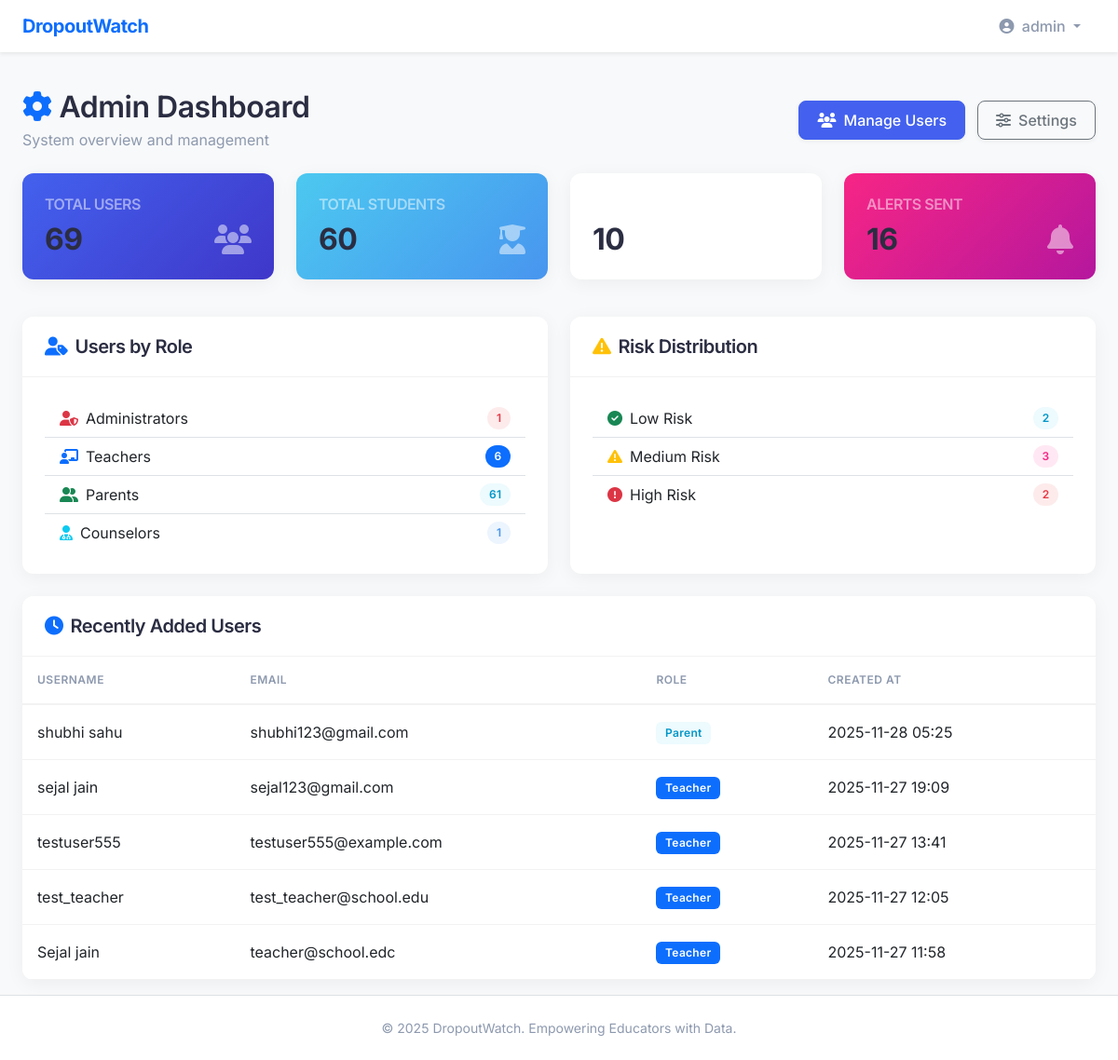
The page /admin/dashboard (signed in) on the database its author committed.
### app/models.py (models this page shows, shortened)
class User(UserMixin, db.Model):
    __tablename__ = 'users'
    id = db.Column(db.Integer, primary_key=True)
    username = db.Column(db.String(80), unique=True, nullable=False)
    email = db.Column(db.String(120), unique=True, nullable=False)
    password_hash = db.Column(db.String(128), nullable=False)
    role = db.Column(db.String(20), nullable=False)  # teacher, parent, counselor, admin
    created_at = db.Column(db.DateTime, default=datetime.utcnow)
    counseling_notes = db.relationship('CounselingNote', backref='counselor', lazy=True)

### app/admin.py (the view)
@admin_bp.route('/dashboard')
@login_required
@admin_required
def dashboard():
    total_users = User.query.count()
    total_students = Student.query.count()
    total_predictions = RiskPrediction.query.count()
    total_alerts = Alert.query.count()
    user_roles = db.session.query(
        User.role,
        func.count(User.id)
    ).group_by(User.role).all()
    role_stats = {role: count for role, count in user_roles}
    recent_users = User.query.order_by(User.created_at.desc()).limit(5).all()
    risk_counts = db.session.query(
        RiskPrediction.risk_level,
        func.count(func.distinct(RiskPrediction.student_id))
    ).group_by(RiskPrediction.risk_level).all()
    risk_stats = {level: count for level, count in risk_counts}
    return render_template('admin_dashboard.html',
                         total_users=total_users,
                         total_students=total_students,
                         total_predictions=total_predictions,
                         total_alerts=total_alerts,
                         role_stats=role_stats,
                         recent_users=recent_users,
                         risk_stats=risk_stats)

### app/admin.py (called while the page is built)
def admin_required(f):
    @wraps(f)
    def decorated_function(*args, **kwargs):
        if not current_user.is_authenticated or current_user.role != 'admin':
            flash('You must be an administrator to access this page.', 'danger')
            return redirect(url_for('auth.login'))
        return f(*args, **kwargs)
    return decorated_function

### app/templates/admin_dashboard.html (shortened to what this page needs)
{% extends "base.html" %}
{% block content %}
<div class="container-fluid px-4">
    <div class="d-flex justify-content-between align-items-center mb-4">
        <div>
            <h2 class="mb-1"><i class="fas fa-cog me-2 text-primary"></i>Admin Dashboard</h2>
            <p class="text-muted mb-0">System overview and management</p>
        </div>
        <div>
            <a href="{{ url_for('admin.users') }}" class="btn btn-primary me-2">
                <i class="fas fa-users me-2"></i>Manage Users
            </a>
            <a href="{{ url_for('admin.settings') }}" class="btn btn-outline-secondary">
                <i class="fas fa-sliders-h me-2"></i>Settings
            </a>
        </div>
    </div>
    <div class="row mb-4">
        <div class="col-md-3 mb-3">
            <div class="card bg-gradient-primary text-white h-100">
                <div class="card-body">
                    <h6 class="text-white-50 text-uppercase mb-2">Total Users</h6>
                    <div class="d-flex align-items-center justify-content-between">
                        <h2 class="mb-0 fw-bold">{{ total_users }}</h2>
                        <i class="fas fa-users fa-2x text-white-50"></i>
                    </div>
                </div>
            </div>
        </div>
        <div class="col-md-3 mb-3">
            <div class="card bg-gradient-success text-white h-100">
                <div class="card-body">
                    <h6 class="text-white-50 text-uppercase mb-2">Total Students</h6>
                    <div class="d-flex align-items-center justify-content-between">
                        <h2 class="mb-0 fw-bold">{{ total_students }}</h2>
                        <i class="fas fa-user-graduate fa-2x text-white-50"></i>
                    </div>
                </div>
            </div>
        </div>
        <div class="col-md-3 mb-3">
            <div class="card bg-gradient-info text-white h-100">
                <div class="card-body">
                    <h6 class="text-white-50 text-uppercase mb-2">Predictions</h6>
                    <div class="d-flex align-items-center justify-content-between">
                        <h2 class="mb-0 fw-bold">{{ total_predictions }}</h2>
                        <i class="fas fa-chart-line fa-2x text-white-50"></i>
                    </div>
                </div>
            </div>
        </div>
        <div class="col-md-3 mb-3">
            <div class="card bg-gradient-warning text-white h-100">
                <div class="card-body">
                    <h6 class="text-white-50 text-uppercase mb-2">Alerts Sent</h6>
                    <div class="d-flex align-items-center justify-content-between">
                        <h2 class="mb-0 fw-bold">{{ total_alerts }}</h2>
                        <i class="fas fa-bell fa-2x text-white-50"></i>
                    </div>
                </div>
            </div>
        </div>
    </div>
    <div class="row">
        <div class="col-md-6 mb-4">
            <div class="card h-100">
                <div class="card-header bg-white">
                    <h5 class="mb-0"><i class="fas fa-user-tag me-2 text-primary"></i>Users by Role</h5>
                </div>
                <div class="card-body">
                    <div class="list-group list-group-flush">
                        <div class="list-group-item d-flex justify-content-between align-items-center">
                            <span><i class="fas fa-user-shield text-danger me-2"></i>Administrators</span>
                            <span class="badge bg-danger rounded-pill">{{ role_stats.get('admin', 0) }}</span>
                        </div>
                        <div class="list-group-item d-flex justify-content-between align-items-center">
                            <span><i class="fas fa-chalkboard-teacher text-primary me-2"></i>Teachers</span>
                            <span class="badge bg-primary rounded-pill">{{ role_stats.get('teacher', 0) }}</span>
                        </div>
                        <div class="list-group-item d-flex justify-content-between align-items-center">
                            <span><i class="fas fa-user-friends text-success me-2"></i>Parents</span>
                            <span class="badge bg-success rounded-pill">{{ role_stats.get('parent', 0) }}</span>
                        </div>
                        <div class="list-group-item d-flex justify-content-between align-items-center">
                            <span><i class="fas fa-user-md text-info me-2"></i>Counselors</span>
                            <span class="badge bg-info rounded-pill">{{ role_stats.get('counselor', 0) }}</span>
                        </div>
                    </div>
                </div>
            </div>
        </div>
        <div class="col-md-6 mb-4">
            <div class="card h-100">
                <div class="card-header bg-white">
                    <h5 class="mb-0"><i class="fas fa-exclamation-triangle me-2 text-warning"></i>Risk Distribution</h5>
                </div>
                <div class="card-body">
                    <div class="list-group list-group-flush">
                        <div class="list-group-item d-flex justify-content-between align-items-center">
                            <span><i class="fas fa-check-circle text-success me-2"></i>Low Risk</span>
                            <span class="badge bg-success rounded-pill">{{ risk_stats.get('low', 0) }}</span>
                        </div>
                        <div class="list-group-item d-flex justify-content-between align-items-center">
                            <span><i class="fas fa-exclamation-triangle text-warning me-2"></i>Medium Risk</span>
                            <span class="badge bg-warning rounded-pill">{{ risk_stats.get('medium', 0) }}</span>
                        </div>
                        <div class="list-group-item d-flex justify-content-between align-items-center">
                            <span><i class="fas fa-exclamation-circle text-danger me-2"></i>High Risk</span>
                            <span class="badge bg-danger rounded-pill">{{ risk_stats.get('high', 0) }}</span>
                        </div>
                    </div>
                </div>
            </div>
        </div>
    </div>
    <div class="card">
        <div class="card-header bg-white">
            <h5 class="mb-0"><i class="fas fa-clock me-2 text-primary"></i>Recently Added Users</h5>
        </div>
        <div class="card-body p-0">
            <div class="table-responsive">
                <table class="table table-hover mb-0">
                    <thead class="bg-light">
                        <tr>
                            <th>Username</th>
                            <th>Email</th>
                            <th>Role</th>
                            <th>Created At</th>
                        </tr>
                    </thead>
                    <tbody>
                        {% for user in recent_users %}
                        <tr>
                            <td>{{ user.username }}</td>
                            <td>{{ user.email }}</td>
                            <td>
                                <span
                                    class="badge bg-{% if user.role == 'admin' %}danger{% elif user.role == 'teacher' %}primary{% elif user.role == 'counselor' %}info{% else %}success{% endif %}">
                                    {{ user.role|capitalize }}
                                </span>
                            </td>
                            <td>{{ user.created_at.strftime('%Y-%m-%d %H:%M') }}</td>
                        </tr>
                        {% endfor %}
                    </tbody>
                </table>
            </div>
        </div>
    </div>
</div>
{% endblock %}

### app/templates/base.html (shortened to what this page needs)
<!DOCTYPE html>
<html lang="en">
<head>
    <link href="https://cdn.jsdelivr.net/npm/bootstrap@5.3.0/dist/css/bootstrap.min.css" rel="stylesheet">
    <link rel="stylesheet" href="https://cdnjs.cloudflare.com/ajax/libs/font-awesome/6.4.0/css/all.min.css">
    <link rel="stylesheet" href="{{ url_for('static', filename='css/dashboard.css') }}">
</head>
<body class="bg-light">
    {% if current_user.is_authenticated %}
    <nav class="navbar navbar-expand-lg navbar-light bg-white shadow-sm sticky-top">
        <div class="container-fluid px-4">
            <a class="navbar-brand fw-bold text-primary" href="{{ url_for('main.index') }}">DropoutWatch</a>
            <div class="collapse navbar-collapse" id="navbarNav">
                <ul class="navbar-nav ms-auto">
                    <li class="nav-item dropdown">
                        <a class="nav-link dropdown-toggle" href="#" id="userDropdown" role="button"
                            data-bs-toggle="dropdown" aria-expanded="false">
                            <i class="fas fa-user-circle me-1"></i>
                            <span class="fw-medium">{{ current_user.username }}</span>
                        </a>
                    </li>
                </ul>
            </div>
        </div>
    </nav>
    {% endif %}
    <main class="py-3">
        {% block content %}{% endblock %}
    </main>
    <footer class="bg-white text-center text-muted py-4 mt-auto border-top">
        <div class="container">
            <p class="mb-0 small">&copy; 2025 DropoutWatch. Empowering Educators with Data.</p>
        </div>
    </footer>
</body>
</html>

### app/static/css/dashboard.css (style rules this page uses)
:root { --primary-color: #4361ee; --secondary-color: #3f37c9; --success-color: #4cc9f0; --info-color: #4895ef; --warning-color: #f72585; --danger-color: #e63946; --light-bg: #f8f9fa; --card-bg: #ffffff; --text-primary: #2b2d42; --text-secondary: #8d99ae; --border-radius: 12px; --box-shadow: 0 4px 20px rgba(0, 0, 0, 0.05); --box-shadow-hover: 0 10px 25px rgba(0, 0, 0, 0.08); }
body { background-color: var(--light-bg); font-family: 'Inter', sans-serif; color: var(--text-primary); -webkit-font-smoothing: antialiased; }
h1, h2, h3, h4, h5, h6 { font-weight: 600; color: var(--text-primary); letter-spacing: -0.5px; }
.text-muted { color: var(--text-secondary) !important; }
.card { background-color: var(--card-bg); border: none; border-radius: var(--border-radius); box-shadow: var(--box-shadow); transition: transform 0.2s ease, box-shadow 0.2s ease; overflow: hidden; }
.card-header { background-color: transparent; border-bottom: 1px solid rgba(0, 0, 0, 0.05); padding: 1.25rem 1.5rem; font-weight: 600; }
.card-body { padding: 1.5rem; }
.btn { border-radius: 8px; padding: 0.5rem 1.2rem; font-weight: 500; transition: all 0.2s; box-shadow: 0 2px 5px rgba(0, 0, 0, 0.05); }
.btn-primary { background-color: var(--primary-color); border-color: var(--primary-color); }
.table { margin-bottom: 0; vertical-align: middle; }
.table thead th { border-top: none; border-bottom: 2px solid rgba(0, 0, 0, 0.05); font-weight: 600; color: var(--text-secondary); text-transform: uppercase; font-size: 0.75rem; letter-spacing: 0.5px; padding: 1rem; }
.table td { padding: 1rem; border-bottom: 1px solid rgba(0, 0, 0, 0.05); }
.badge { padding: 0.5em 0.8em; font-weight: 600; border-radius: 6px; letter-spacing: 0.3px; }
.bg-danger { background-color: rgba(230, 57, 70, 0.1) !important; color: var(--danger-color); }
.bg-warning { background-color: rgba(247, 37, 133, 0.1) !important; color: var(--warning-color); }
.bg-success { background-color: rgba(76, 201, 240, 0.1) !important; color: #0096c7; }
.bg-info { background-color: rgba(72, 149, 239, 0.1) !important; color: var(--info-color); }
.navbar { backdrop-filter: blur(10px); background-color: rgba(255, 255, 255, 0.9) !important; }
.navbar-brand { font-weight: 700; letter-spacing: -0.5px; }
.nav-link { font-weight: 500; color: var(--text-secondary) !important; padding: 0.5rem 1rem !important; border-radius: 6px; transition: all 0.2s; }
.bg-gradient-primary { background: linear-gradient(135deg, var(--primary-color), var(--secondary-color)); }
.bg-gradient-success { background: linear-gradient(135deg, #4cc9f0, #4895ef); }
.bg-gradient-warning { background: linear-gradient(135deg, #f72585, #b5179e); }

### rows shown on the page
User: username "admin"
User: username "shubhi sahu", email "shubhi123@gmail.com", role "Parent", created_at "2025-11-28 05:25"
User: username "sejal jain", email "sejal123@gmail.com", role "Teacher", created_at "2025-11-27 19:09"
User: username "testuser555", email "testuser555@example.com", role "Teacher", created_at "2025-11-27 13:41"
User: username "test_teacher", email "test_teacher@school.edu", role "Teacher", created_at "2025-11-27 12:05"
User: username "Sejal jain", email "teacher@school.edc", role "Teacher", created_at "2025-11-27 11:58"

### other values the page prints
{{ total_users }} "69"
{{ total_students }} "60"
{{ total_predictions }} "10"
{{ total_alerts }} "16"
{{ role_stats.get('admin', 0) }} "1"
{{ role_stats.get('teacher', 0) }} "6"
{{ role_stats.get('parent', 0) }} "61"
{{ role_stats.get('counselor', 0) }} "1"
{{ risk_stats.get('low', 0) }} "2"
{{ risk_stats.get('medium', 0) }} "3"
{{ risk_stats.get('high', 0) }} "2"
